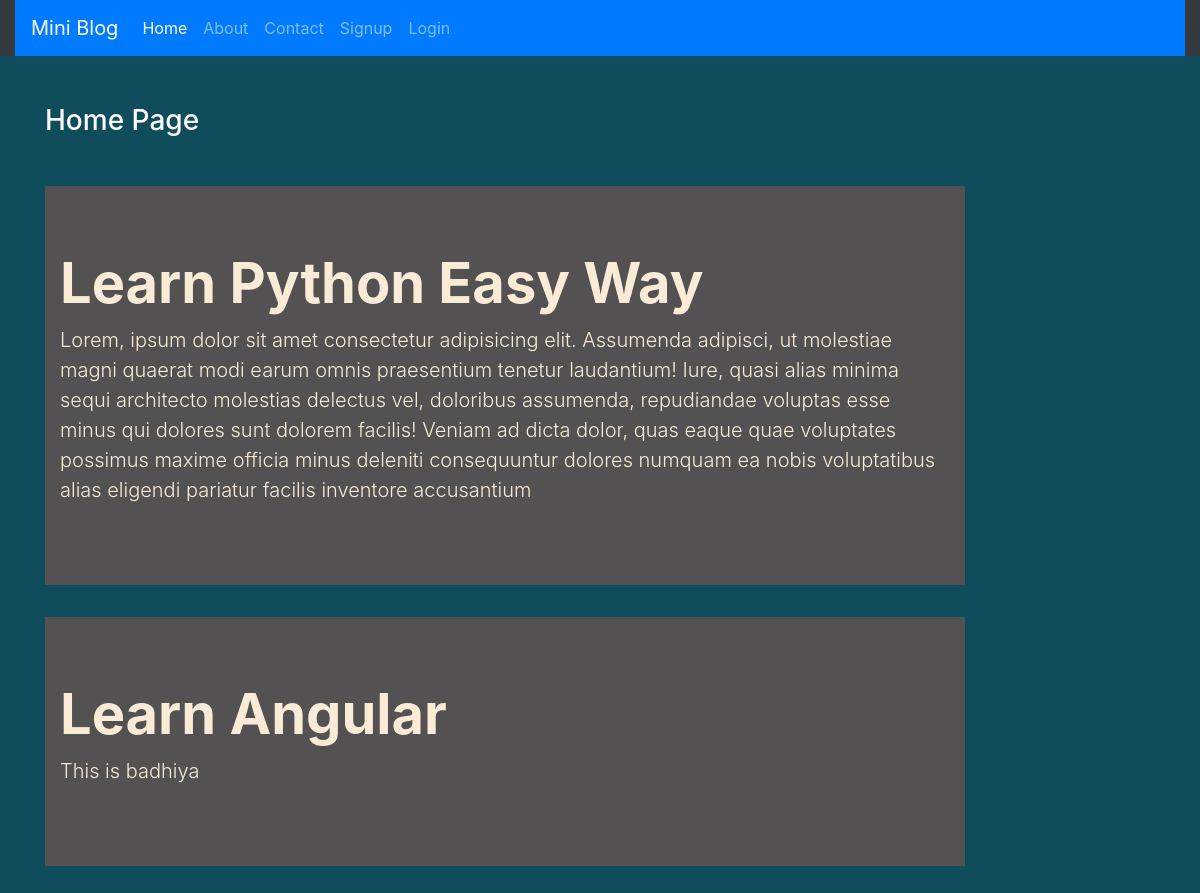
The page / on the database its author committed.
### blog/models.py (models this page shows)
class Post(models.Model):
 title = models.CharField(max_length=150)
 desc = models.TextField()

### blog/views.py (the view)
# urls.py: 2. Add a URL to urlpatterns:  path('', views.home, name='home')
def home(request):
 posts = Post.objects.all()
 return render(request, 'blog/home.html', {'posts':posts})

### blog/templates/blog/home.html
{% extends 'blog/base.html' %}
{% load static %}
{% block content %}
<div class="col-sm-10">
 <h3 class="text-white my-5">Home Page</h3>
  {% for post in posts %}
    <div class="jumbotron jumbotron-fluid jumbo-color">
      <div class="container">
        <h1 class="display-4 font-weight-bold">{{post.title}}</h1>
        <p class="lead">{{post.desc}}</p>
      </div>
    </div>
  {% endfor %}
</div>
{% endblock content %}

### blog/static/blog/css/style.css (style rules this page uses)
body { background-color: rgb(16, 77, 92); color: antiquewhite; }
.jumbo-color { background-color: rgb(83, 81, 81); }

### rows shown on the page
Post: title "Learn Python Easy Way", desc "Lorem, ipsum dolor sit amet consectetur adipisicing elit. Assumenda adipisci, ut molestiae magni quaerat modi earum omnis praesentium tenetur laudantium! Iure, quasi alias minima sequi architecto molestias delectus vel, doloribus assumenda, repudiandae voluptas esse minus qui dolores sunt dolorem facilis! Veniam ad dicta dolor, quas eaque quae voluptates possimus maxime officia minus deleniti consequuntur dolores numquam ea nobis voluptatibus alias eligendi pariatur facilis inventore accusantium"
Post: title "Learn Angular", desc "This is badhiya"
